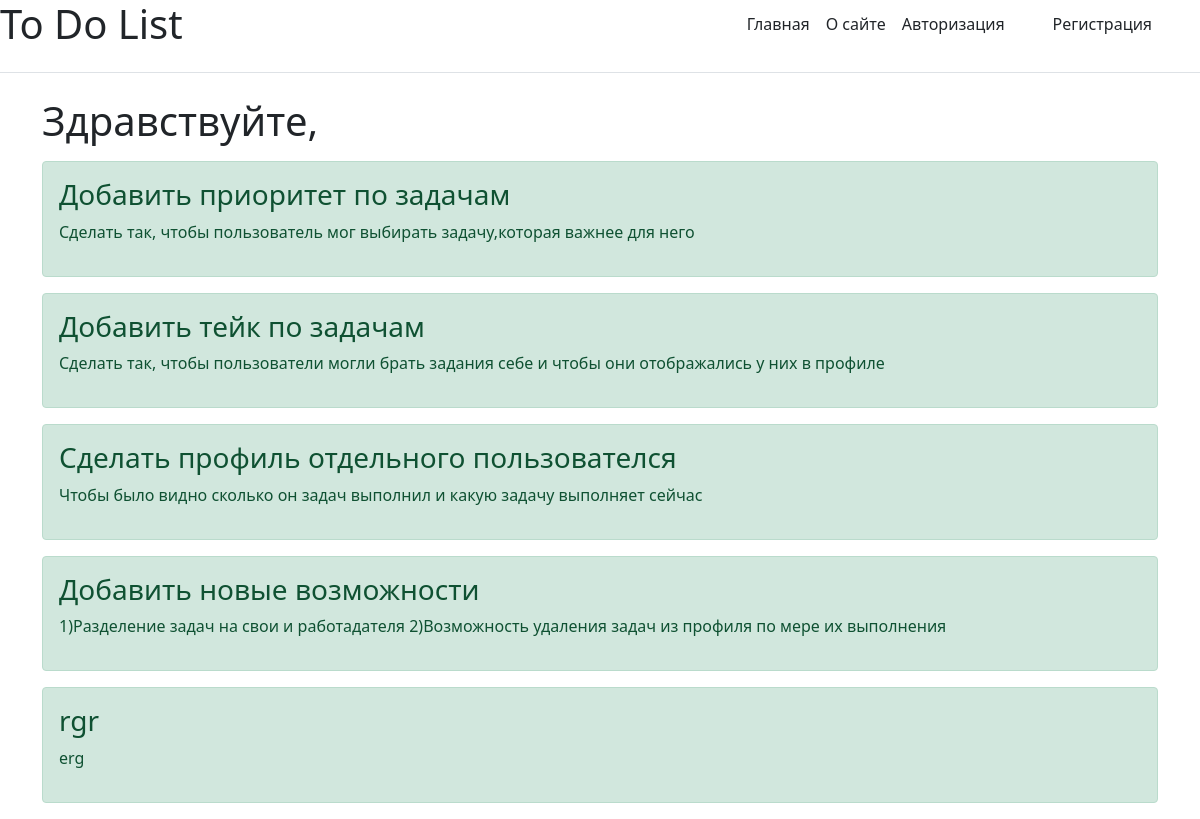
The app's page /todoboard/ with its own data.
### first_app/models.py (models this page shows, shortened)
class Task(models.Model):
    title = models.CharField('Название', max_length=50)
    task = models.TextField('Описание', )
    class Meta:
        verbose_name ='Задача'
        verbose_name_plural = 'Задачи'

### first_app/views.py (the view)
# urls.py: path('todoboard/', views.show_board, name='todoboard'),
def show_board(request):
    tasks = Task.objects.all()  # функция для главной страницы показать сообщение
    return render(request, 'first_app/todoboard.html',{'tasks': tasks})

### first_app/templates/first_app/todoboard.html (shortened to what this page needs)
{% extends 'first_app/base.html' %}
{% block content %}
    <h1>Здравствуйте, {{ user.first_name }}</h1>
    {% if tasks %}
        {% for i in tasks %}
            <div class="alert alert-success mt-3">
                <h3>{{ i.title }}</h3>
                <p>{{ i.task }}</p>
            </div>
        {% endfor %}
    {% else %}
        <div class="alert alert-warning mt-3">
                <p>У вас нет записей</p>
        </div>
    {% endif %}
{% endblock %}

### first_app/templates/first_app/base.html (shortened to what this page needs)
<!DOCTYPE HTML PUBLIC "-//W3C//DTD HTML 4.01 Transitional//EN"
        "http://www.w3.org/TR/html4/loose.dtd">
<html>
    <head>
        <link rel="stylesheet" href="https://cdn.jsdelivr.net/npm/bootstrap@5.0.0-beta3/dist/css/bootstrap.min.css">
    </head>
    <body>
        <div class="d-flex flex-column flex-md-row align-items-stretch pb-3 mb-4 border-bottom">
         <h1>To Do List</h1>
      <nav class="d-inline-flex mt-1 mt-md-1 ms-md-auto">
          {% if user.is_authenticated %}
              <a class="me-5 py-2 text-dark text-decoration-none" href="{% url 'todoboard' %}">Просмотреть здания</a>
              <a class="me-5 py-2 text-dark text-decoration-none" href="{% url 'create' %}">Создать задачу</a>
              <a class="nav-link btn-danger mt-1" href="{% url 'logout' %}">Выйти</a>
          {% else %}
              <a class="me-3 py-2 text-dark text-decoration-none"  href="{% url 'home' %}">Главная</a>
              <a class="me-3 py-2 text-dark text-decoration-none" href="{% url 'about' %}">О сайте</a>
              <a class="me-5 py-2 text-dark text-decoration-none" href="{% url 'login' %}">Авторизация</a>
              <a class="me-5 py-2 text-dark text-decoration-none" href="{% url 'register' %}">Регистрация</a>
          {% endif %}
      </nav>
    </div>
    <div class="container">
        {% block content %}{% endblock %}
    </body>
</html>

### records on screen
Task: title "Добавить приоритет по задачам", task "Сделать так, чтобы пользователь мог выбирать задачу,которая важнее для него"
Task: title "Добавить тейк по задачам", task "Сделать так, чтобы пользователи могли брать задания себе и чтобы они отображались у них в профиле"
Task: title "Сделать профиль отдельного пользователся", task "Чтобы было видно сколько он задач выполнил и какую задачу выполняет сейчас"
Task: title "Добавить новые возможности", task "1)Разделение задач на свои и работадателя 2)Возможность удаления задач из профиля по мере их выполнения"
Task: title "rgr", task "erg"
